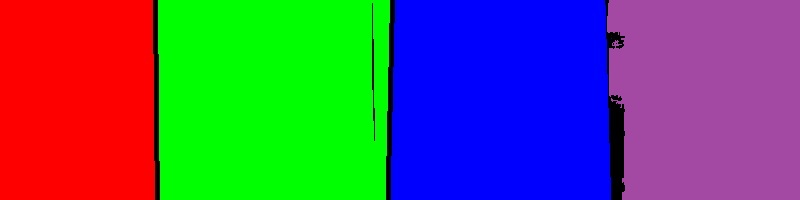
#> input picture RoboVis/OpenCVExamples/RGBW.jpg, 800 x 200 px, given in place of the camera
$ python Proj2-p1-JacobKetola.py
#> lines starting #> are read from the running program, lines starting #| are printed output that depends on the picture; after the words box and inside, x2 and y2 are one past the last pixel; in counts of white or black regions, pixels touching at a corner belong together
import cv2 as cv
import numpy as np

Win_orig = "Original"
Win_HSV = "HSV"
Win_mask = "Mask"
Win_control = "Controls"

SAMPLE_RADIUS = 5 #Sample an 11x11 patch around the click, not just one pixel
Padding = (10, 40, 40) # Extra margin added to the sampled H, S, V range
hsv_frame = None

def nothing(_):

    pass

def on_mouse(event, x, y, flags, param):

    if event != cv.EVENT_LBUTTONDOWN  or hsv_frame is None:
        return

    h, w = hsv_frame.shape[:2]

    x0, x1 = max(0, x - SAMPLE_RADIUS), min(w, x + SAMPLE_RADIUS + 1)
    y0, y1 = max(0, y - SAMPLE_RADIUS), min(h, y + SAMPLE_RADIUS + 1)

    patch = hsv_frame[y0:y1, x0:x1].reshape(-1, 3)
    mins = patch.min(axis=0)
    maxs = patch.max(axis=0)
    median = np.median(patch, axis=0).astype(int)

    print(f"\nClicked ({x}, {y}) - sampled {len(patch)} pixels")
    print(f" Center pixel HSV: {hsv_frame[y, x]}")
    print(f" Min HSV: {mins}")
    print(f" Median HSV: {median}")
    print(f" Max HSV: {maxs}")

    limits = (179, 255, 255)
    names = ("H", "S", "V")
    for i in range(3):
        lo = max(0, int(mins[i]) - Padding[i])
        hi = min(limits[i], int(maxs[i]) + Padding[i])
        cv.setTrackbarPos(f"{names[i]} min", Win_control, lo)
        cv.setTrackbarPos(f"{names[i]} max", Win_control, hi)

def create_controls():
    cv.namedWindow(Win_control)
    cv.resizeWindow(Win_control, 200, 350)
    cv.createTrackbar("H min", Win_control, 0, 179, nothing)
    cv.createTrackbar("H max", Win_control, 179, 179, nothing)
    cv.createTrackbar("S min", Win_control, 0, 255, nothing)
    cv.createTrackbar("S max", Win_control, 255, 255, nothing)
    cv.createTrackbar("V min", Win_control, 0, 255, nothing)
    cv.createTrackbar("V max", Win_control, 255, 255, nothing)
    cv.createTrackbar("Erode iter", Win_control, 2, 10, nothing)
    cv.createTrackbar("Dilate iter", Win_control, 4, 10, nothing)

def read_controls():
    g = lambda name: cv.getTrackbarPos(name, Win_control)
    lower = np.array([g("H min"), g("S min"), g("V min")], dtype=np.uint8)
    upper = np.array([g("H max"), g("S max"), g("V max")], dtype=np.uint8)
    return lower, upper, g("Erode iter"), g("Dilate iter")

def main():
    global hsv_frame

    cap = cv.VideoCapture(0)
    if not cap.isOpened():
        print("Could not open webcam.")
        return

    cv.namedWindow(Win_orig)
    cv.namedWindow(Win_HSV)
    cv.namedWindow(Win_mask)
    create_controls()
    cv.setMouseCallback(Win_HSV, on_mouse)

    kernel = cv.getStructuringElement(cv.MORPH_ELLIPSE, (5, 5))

    while True:
        ok, frame = cap.read()
#> frame is the input picture: shape (200, 800, 3); mean B, G, R 106.4, 89.4, 86.5
        if not ok:
            break

        blurred = cv.GaussianBlur(frame, (5, 5), 0)

        hsv_frame = cv.cvtColor(blurred, cv.COLOR_BGR2HSV)
#> hsv_frame: shape (200, 800, 3); mean H, S, V 85.9, 227.7, 227.1

        lower, upper, erode_iter, dilate_iter = read_controls()

        mask = cv.inRange(hsv_frame, lower, upper)
#> mask: shape (200, 800); every value is 255

        mask = cv.erode(mask, kernel, iterations=erode_iter)
        mask = cv.dilate(mask, kernel, iterations=dilate_iter)


        display = frame.copy()
        contours = cv.findContours(mask, cv.RETR_EXTERNAL, cv.CHAIN_APPROX_SIMPLE)[-2]
#> contours = [[[0, 0], [0, 199], [799, 199], [799, 0]]]

        if contours:
            biggest = max(contours, key=cv.contourArea)
#> biggest = [[0, 0], [0, 199], [799, 199], [799, 0]]
            if cv.contourArea(biggest) > 300:
                M = cv.moments(biggest)
#> M = moments, m00 159001, centre m10/m00, m01/m00 = (399.5, 99.5)
                cx, cy = int(M["m10"] / M["m00"]), int(M["m01"] / M["m00"])
#> cx = 399; cy = 99
                x, y, w, h = cv.boundingRect(biggest)
#> x = 0; y = 0; w = 800; h = 200
                cv.rectangle(display, (x, y), (x + w, y + h), (0, 255, 0), 2)
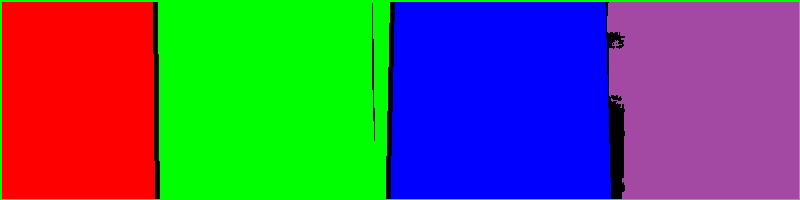
#> display: shape (200, 800, 3); 1.87% of pixels changed, all inside (x1, y1, x2, y2) = (0, 0, 800, 200)
                cv.circle(display, (cx, cy), 5, (0, 0, 255), -1)
#> display: shape (200, 800, 3); 0.05% of pixels changed, all inside (x1, y1, x2, y2) = (394, 94, 405, 105)

        cv.imshow(Win_orig, display)
        cv.imshow(Win_HSV, hsv_frame)
        cv.imshow(Win_mask, mask)

        key = cv.waitKey(1) & 0xFF
#> (key q is pressed here)
        if key in (ord("q"), 27):
            break

    cap.release()
    cv.destroyAllWindows()

if __name__ == "__main__":
    main()
